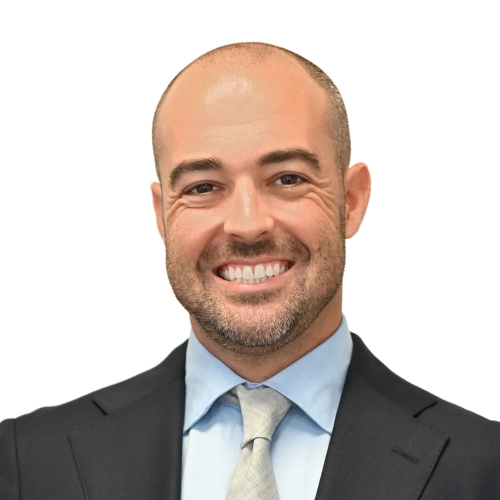
#> input picture brand-source/linkedin-headshot-white.jpg, 1000 x 1000 px (shown at 1/2 size)
$ python makepanel_photo.py
#> lines starting #> are read from the running program, lines starting #| are printed output that depends on the picture; after the words box and inside, x2 and y2 are one past the last pixel; in counts of white or black regions, pixels touching at a corner belong together
"""Build panel-white.jpg from a WHITE-BACKGROUND rectangular photo instead of the
transparent cutout. Same solver, same clearances, same output geometry.

The source's background must be pure white or it will print as a visible block against
the card's true white. linkedin-headshot-white.jpg measures 255/255/255 on every edge.

Run:  python3 makepanel_photo.py [head_width_in]
"""
import sys, json
import numpy as np
from PIL import Image

PAGE_W, PAGE_H = 3.75, 2.25
BLEED = 0.125
PANEL_W = 1.32
PANEL_X0 = PAGE_W - PANEL_W          # 2.43
DPI = 600

EAR_INSIDE_TRIM = 0.145
TOP_INSIDE_TRIM = 0.145

SRC = "linkedin-headshot-white.jpg"
HEAD_W_IN = float(sys.argv[1]) if len(sys.argv) > 1 else 1.030


def head_landmarks(path):
#> called with path = 'linkedin-headshot-white.jpg'
    a = np.array(Image.open(path).convert("RGB")).astype(int)
    subj = a.min(axis=2) < 244                      # background is pure white
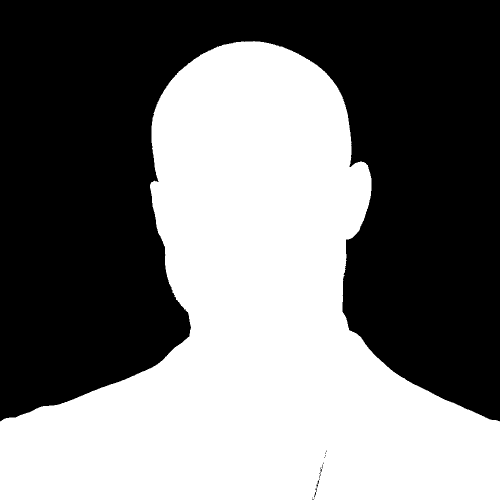
#> subj: shape (1000, 1000) bool (shown at 1/2 size); 47% white; 1 white region, box (x1, y1, x2, y2) and area: (0, 82, 1000, 1000) 470251
    rows = np.where(subj.any(axis=1))[0]
#> rows = 918 values from 82 to 999
    top = int(rows[0])
#> top = 82
    # walk down; the chin is the narrowest row before the shoulders flare out
    widths = []
    for y in range(top, min(top + 800, a.shape[0])):
        xs = np.where(subj[y])[0]
        widths.append((y, int(xs[0]), int(xs[-1])) if len(xs) else (y, 0, 0))
#> this loop made 800 passes
#> xs on pass 1: [507, 508]
#> after the loop, widths = 800 items, first 6: (82, 507, 508), (83, 482, 520), (84, 472, 527), (85, 467, 532), (86, 463, 537), (87, 458, 541)
    lo = top + int(0.55 * (len(widths)))
#> lo = 522
    hi = top + int(0.80 * (len(widths)))
#> hi = 722
    chin = min(((r - l), y) for y, l, r in widths if lo <= y <= hi)[1]
#> chin = 624
    band = [(y, l, r) for y, l, r in widths if y <= chin]
#> band = 543 items, first 6: (82, 507, 508), (83, 482, 520), (84, 472, 527), (85, 467, 532), (86, 463, 537), (87, 458, 541)
    return {"HEAD_TOP": top, "NECK": int(chin),
            "HEAD_L": min(l for _, l, _ in band),
            "EAR_R": max(r for _, _, r in band)}


def build(head_w_in, out="panel-white.jpg"):
    G = head_landmarks(SRC)
#> G = {'HEAD_TOP': 82, 'NECK': 624, 'HEAD_L': 300, 'EAR_R': 742}
    HEAD_TOP, HEAD_L, EAR_R = G["HEAD_TOP"], G["HEAD_L"], G["EAR_R"]
#> HEAD_TOP = 82; HEAD_L = 300; EAR_R = 742
    im = Image.open(SRC).convert("RGB")
#> im is the input picture: PIL image 1000x1000 RGB; mean R, G, B 203.5, 193.3, 187.7
    W, H = im.size
#> W = 1000; H = 1000

    s = head_w_in / (EAR_R - HEAD_L)
#> s = 0.00233
    ear_page_x = (PAGE_W - BLEED) - EAR_INSIDE_TRIM
    top_page_y = BLEED + TOP_INSIDE_TRIM

    def page_x(x): return ear_page_x + (x - EAR_R) * s
    def page_y(y): return top_page_y + (y - HEAD_TOP) * s

    out_w, out_h = int(round(PANEL_W * DPI)), int(round(PAGE_H * DPI))
    canvas = Image.new("RGB", (out_w, out_h), (255, 255, 255))
#> canvas: PIL image 792x1350 RGB; every value is 255
    fig = im.resize((max(1, round(W * s * DPI)), max(1, round(H * s * DPI))), Image.LANCZOS)
    canvas.paste(fig, (round((page_x(0) - PANEL_X0) * DPI), round(page_y(0) * DPI)))
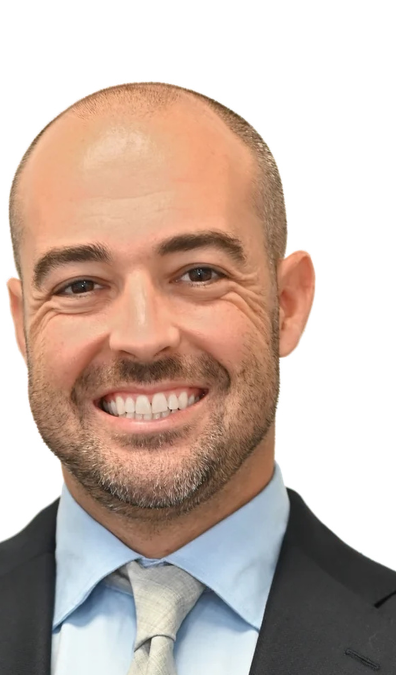
#> canvas: PIL image 792x1350 RGB (shown at 1/2 size); mean R, G, B 199.4, 180.3, 170
    canvas.save(out, quality=96, subsampling=0)

    rep = {
        "source": SRC, **G, "head_w_in": round(head_w_in, 4),
        "head_left_in": round(page_x(HEAD_L), 4),
        "ear_right_in": round(page_x(EAR_R), 4),
        "head_top_in": round(page_y(HEAD_TOP), 4),
        "chin_in": round(page_y(G["NECK"]), 4),
        "ear_clearance_inside_trim_in": round((PAGE_W - BLEED) - page_x(EAR_R), 4),
        "top_clearance_inside_trim_in": round(page_y(HEAD_TOP) - BLEED, 4),
        "gap_head_to_panel_edge_in": round(page_x(HEAD_L) - PANEL_X0, 4),
        "photo_covers_panel": {
            "left_edge_in": round(page_x(0), 4), "right_edge_in": round(page_x(W), 4),
            "top_edge_in": round(page_y(0), 4), "bottom_edge_in": round(page_y(H), 4),
        },
    }
    print(json.dumps(rep, indent=2))
#> (printed output is left out)
    return rep


if __name__ == "__main__":
    build(HEAD_W_IN)
